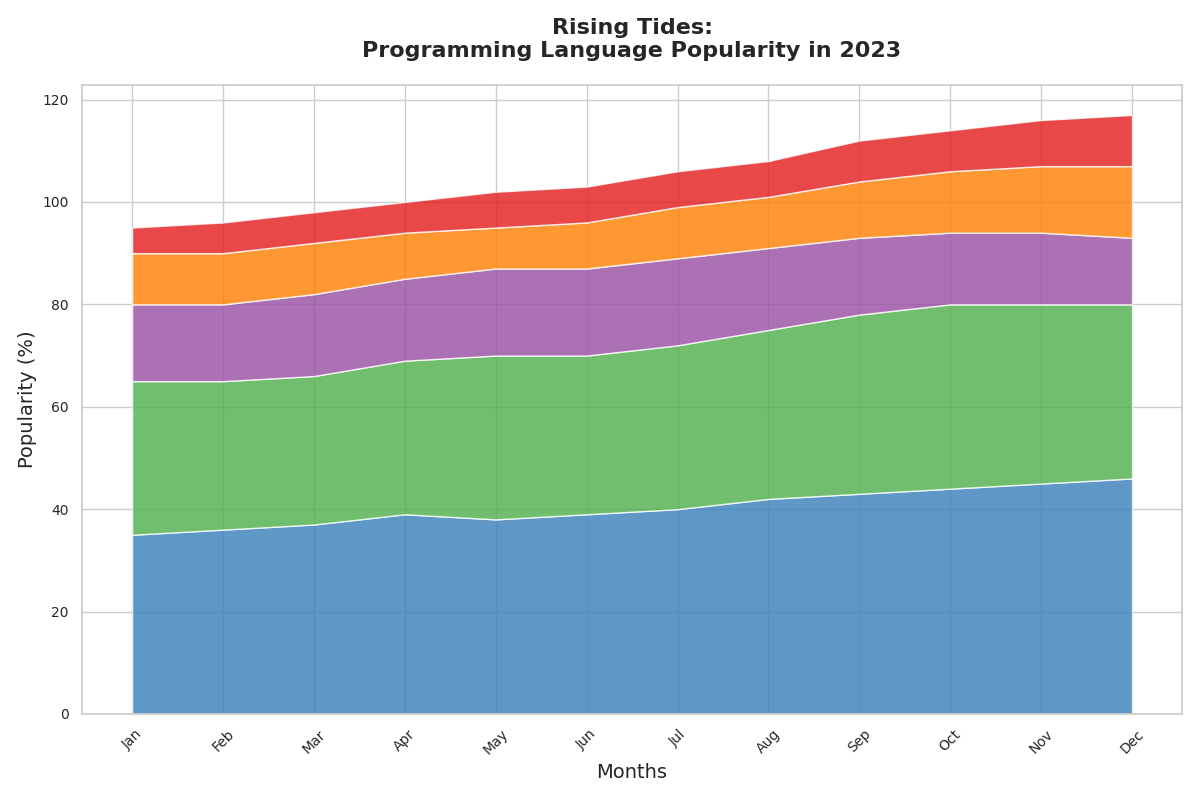

Source code (Python):
import matplotlib.pyplot as plt
import numpy as np

months = [
    'Jan', 'Feb', 'Mar', 'Apr', 'May', 'Jun', 
    'Jul', 'Aug', 'Sep', 'Oct', 'Nov', 'Dec'
]

python_popularity = np.array([35, 36, 37, 39, 38, 39, 40, 42, 43, 44, 45, 46])
javascript_popularity = np.array([30, 29, 29, 30, 32, 31, 32, 33, 35, 36, 35, 34])
java_popularity = np.array([15, 15, 16, 16, 17, 17, 17, 16, 15, 14, 14, 13])
csharp_popularity = np.array([10, 10, 10, 9, 8, 9, 10, 10, 11, 12, 13, 14])
rust_popularity = np.array([5, 6, 6, 6, 7, 7, 7, 7, 8, 8, 9, 10])

fig, ax = plt.subplots(figsize=(12, 8))

ax.stackplot(
    months, 
    python_popularity, 
    javascript_popularity, 
    java_popularity, 
    csharp_popularity, 
    rust_popularity, 
    colors=['#377eb8', '#4daf4a', '#984ea3', '#ff7f00', '#e41a1c'],
    alpha=0.8
)

ax.set_title("Rising Tides:\nProgramming Language Popularity in 2023", fontsize=16, fontweight='bold', pad=20)
ax.set_xlabel("Months", fontsize=14)
ax.set_ylabel("Popularity (%)", fontsize=14)

plt.xticks(rotation=45, fontsize=10)
plt.yticks(fontsize=10)
plt.tight_layout()

plt.show()
